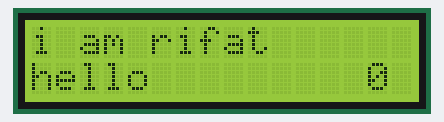
The sketch below on a simulated ATtiny85, built with avr-gcc and run on an emulated ATtiny85. Shown: 16×2 character LCD.

Above: at 0.1 s.
At 4.1 s:
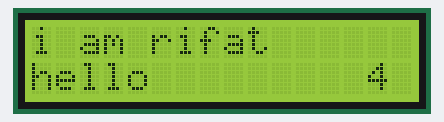
At 9.1 s:
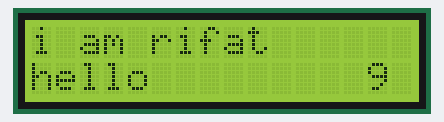
At 19.1 s:
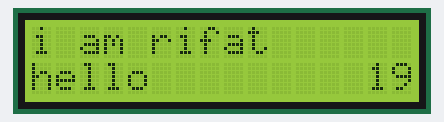
At 29.1 s:
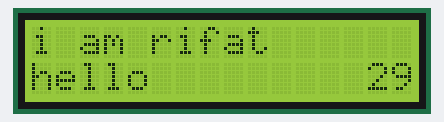
At 39.1 s:
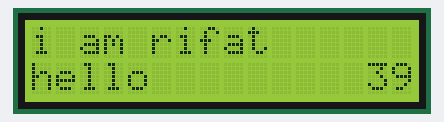

The sketch:

code.ino
```cpp
#include <LiquidCrystal.h>

// Initialize the library with the numbers of the interface pins
LiquidCrystal lcd(0, 1, 2, 3, 4, 5);

void setup() {
  // Set up the LCD's number of columns and rows:
  lcd.begin(16, 2);
  // Print a message to the LCD.
  lcd.print("i am rifat");
  // Set the cursor to column 0, line 1
  // (Note: line 1 is the second row, since counting begins with 0)
  lcd.setCursor(0, 1);
  // Print my signature:
  lcd.print("hello");
}

void loop() {
  // Set the cursor to column 14, line 1
  lcd.setCursor(14, 1);
  // Print the number of seconds since the start of the simulation:
  lcd.print(millis() / 1000);
  delay(100); // Delay to improve simulation performance
}
```

Measured:
- what the display in image 1 shows lasts 1.0 s, from 4.1 s to 5.1 s
